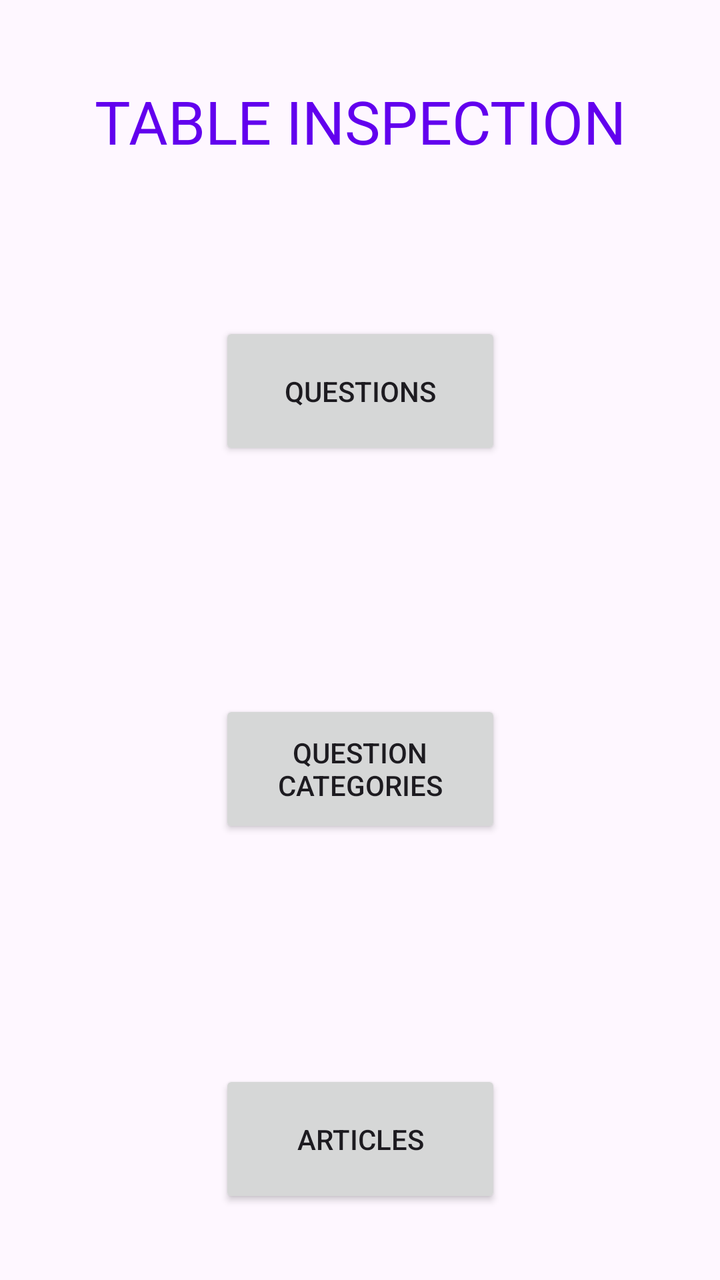
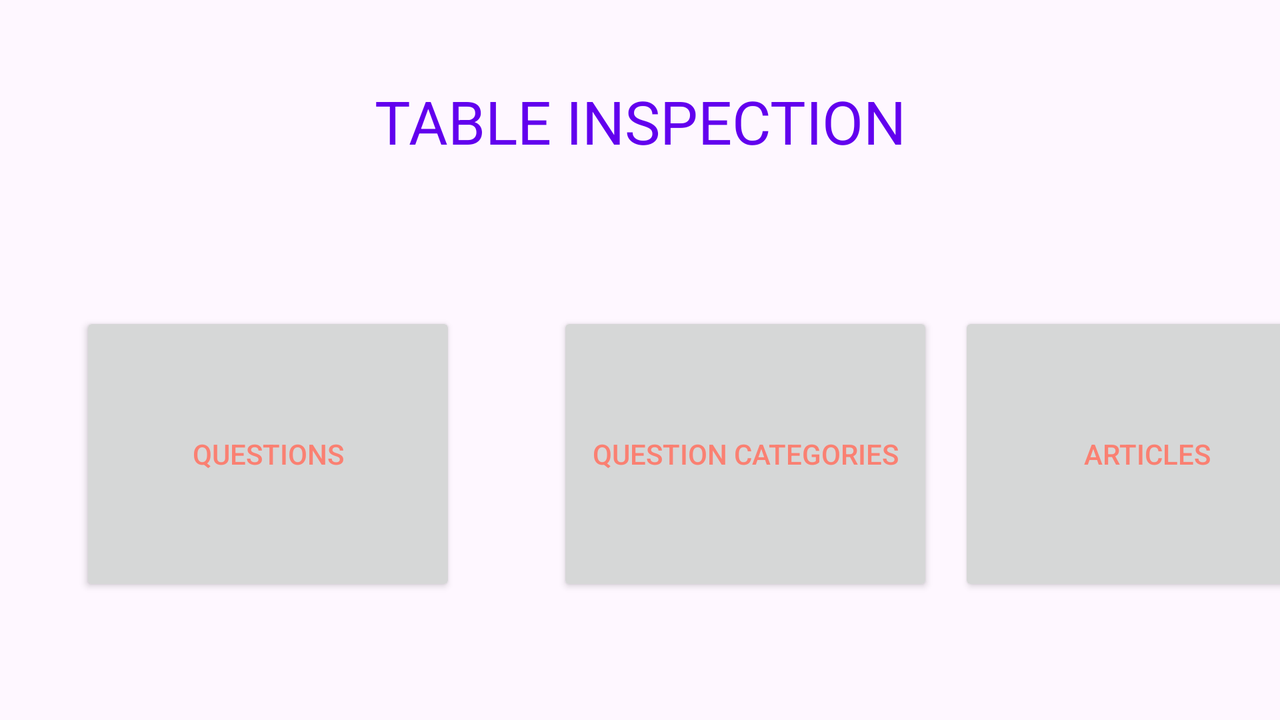

The same Android screen from two of the app's own layout files: first res/layout/ as a phone draws it, then the author's variant for another configuration, drawn on a device whose configuration selects that folder. Both files follow.
<!-- AndroidManifest.xml: application theme Theme.Basketball_Quiz -->
<!-- res/layout/fragment_tables.xml -->
<?xml version="1.0" encoding="utf-8"?>

<androidx.constraintlayout.widget.ConstraintLayout xmlns:android="http://schemas.android.com/apk/res/android"
    xmlns:app="http://schemas.android.com/apk/res-auto"
    xmlns:tools="http://schemas.android.com/tools"
    android:layout_width="match_parent"
    android:layout_height="match_parent">

    <Button
        android:id="@+id/buttonT"
        android:layout_width="141dp"
        android:layout_height="69dp"
        android:layout_marginTop="80dp"
        android:text="Questions"
        app:layout_constraintEnd_toEndOf="parent"
        app:layout_constraintStart_toStartOf="parent"
        app:layout_constraintTop_toBottomOf="@+id/textView3" />

    <Button
        android:id="@+id/buttonT2"
        android:layout_width="141dp"
        android:layout_height="69dp"
        android:layout_marginTop="120dp"
        android:text="Question Categories"
        app:layout_constraintEnd_toEndOf="parent"
        app:layout_constraintStart_toStartOf="parent"
        app:layout_constraintTop_toBottomOf="@+id/buttonT" />

    <Button
        android:id="@+id/buttonT3"
        android:layout_width="141dp"
        android:layout_height="69dp"
        android:layout_marginTop="116dp"
        android:text="Articles"
        app:layout_constraintEnd_toEndOf="parent"
        app:layout_constraintStart_toStartOf="parent"
        app:layout_constraintTop_toBottomOf="@+id/buttonT2" />

    <TextView
        android:id="@+id/textView3"
        android:layout_width="match_parent"
        android:layout_height="41dp"
        android:layout_marginTop="40dp"
        android:gravity="center"
        android:text="TABLE INSPECTION"
        android:textColor="@color/colorPrimary"
        android:textSize="30sp"
        app:layout_constraintEnd_toEndOf="parent"
        app:layout_constraintHorizontal_bias="1.0"
        app:layout_constraintStart_toStartOf="parent"
        app:layout_constraintTop_toTopOf="parent" />

</androidx.constraintlayout.widget.ConstraintLayout>
<!-- resources referenced by this layout -->
<resources>
  <color name="colorPrimary">#6200EE</color>
  <style name="Theme.Basketball_Quiz" parent="Base.Theme.Basketball_Quiz" />
  <style name="Base.Theme.Basketball_Quiz" parent="Theme.Material3.DayNight.NoActionBar">
          
          
      </style>
</resources>
<!-- res/layout-land/fragment_tables.xml (the author's variant of the layout above) -->
<!-- drawn on the phone turned sideways -->
<?xml version="1.0" encoding="utf-8"?>
<androidx.constraintlayout.widget.ConstraintLayout xmlns:android="http://schemas.android.com/apk/res/android"
    xmlns:app="http://schemas.android.com/apk/res-auto"
    xmlns:tools="http://schemas.android.com/tools"
    android:layout_width="match_parent"
    android:layout_height="match_parent">

    <Button
        android:id="@+id/buttonT"
        android:layout_width="188dp"
        android:layout_height="142dp"
        android:layout_marginStart="40dp"
        android:layout_marginTop="156dp"
        android:textColor="@color/Salmon"
        android:text="Questions"
        app:layout_constraintStart_toStartOf="parent"
        app:layout_constraintTop_toTopOf="parent" />

    <Button
        android:id="@+id/buttonT2"
        android:layout_width="188dp"
        android:textColor="@color/Salmon"
        android:layout_height="142dp"
        android:layout_marginStart="40dp"
        android:layout_marginTop="156dp"
        android:text="Question Categories"
        app:layout_constraintEnd_toEndOf="parent"
        app:layout_constraintHorizontal_bias="0.058"
        app:layout_constraintStart_toEndOf="@+id/buttonT"
        app:layout_constraintTop_toTopOf="parent" />

    <Button
        android:id="@+id/buttonT3"
        android:layout_width="188dp"
        android:layout_height="142dp"
        android:layout_marginStart="40dp"
        android:layout_marginTop="156dp"
        android:textColor="@color/Salmon"
        android:text="Articles"
        app:layout_constraintEnd_toEndOf="parent"
        app:layout_constraintStart_toEndOf="@+id/buttonT2"
        app:layout_constraintTop_toTopOf="parent" />

    <TextView
        android:id="@+id/textView3"
        android:layout_width="match_parent"
        android:layout_height="41dp"
        android:layout_marginTop="40dp"
        android:gravity="center"
        android:text="TABLE INSPECTION"
        android:textColor="@color/colorPrimary"
        android:textSize="30sp"
        app:layout_constraintEnd_toEndOf="parent"
        app:layout_constraintHorizontal_bias="1.0"
        app:layout_constraintStart_toStartOf="parent"
        app:layout_constraintTop_toTopOf="parent" />

</androidx.constraintlayout.widget.ConstraintLayout>
<!-- resources referenced by the variant -->
<!-- as the phone turned sideways resolves them -->
<resources>
  <color name="Salmon">#FA8072</color>
  <color name="colorPrimary">#6200EE</color>
  <style name="Theme.Basketball_Quiz" parent="Base.Theme.Basketball_Quiz" />
  <style name="Base.Theme.Basketball_Quiz" parent="Theme.Material3.DayNight.NoActionBar">
          
          
      </style>
</resources>
